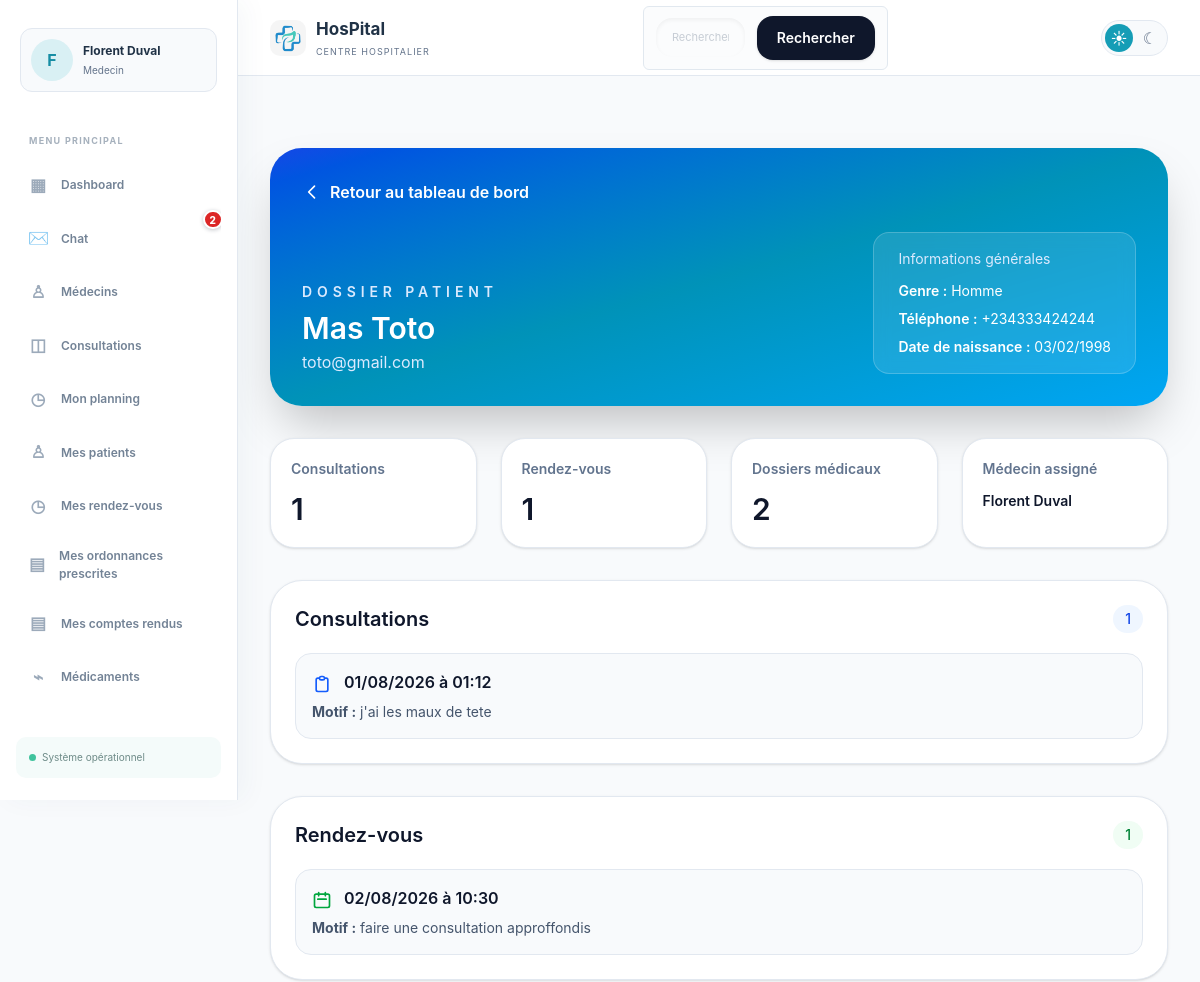
Before: /patient/5/ (signed in, upper part) with the older database file.
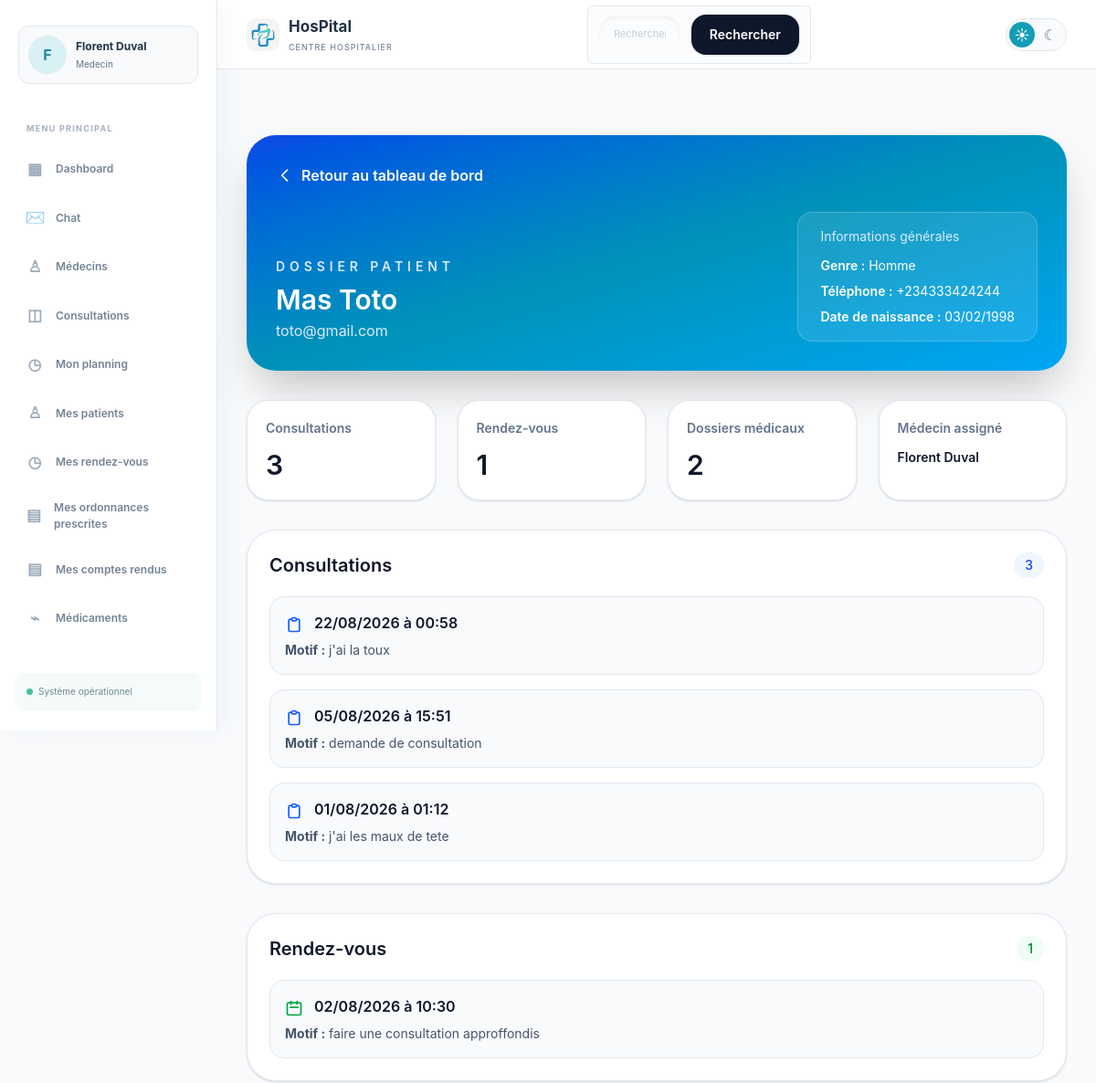
After: the same page with the newer database file.
### hopital/models.py (models this page shows, shortened)
class Consultation(models.Model):
    STATUS_CHOICES = [
        ('pending', 'En attente'),
        ('confirmed', 'Confirmée'),
        ('answered', 'Répondue'),
        ('rejected', 'Rejetée'),
    ]
    patient = models.ForeignKey(CustomUser, on_delete=models.CASCADE, related_name='consultations_patient')
    medecin = models.ForeignKey(CustomUser, on_delete=models.CASCADE, related_name='consultations_medecin')
    date_consultation = models.DateTimeField()
    motif = models.TextField()
    status = models.CharField(max_length=20, choices=STATUS_CHOICES, default='pending')
    reponse_medecin = models.TextField(blank=True, null=True)
    date_creation = models.DateTimeField(auto_now_add=True)

class RendezVous(models.Model):
    patient = models.ForeignKey(CustomUser, on_delete=models.CASCADE, related_name='rendez_vous_patient')
    medecin = models.ForeignKey(CustomUser, on_delete=models.CASCADE, related_name='rendez_vous_medecin')
    date_rendez_vous = models.DateTimeField()
    motif = models.TextField()

### hopital/views.py (the view, shortened to what this page needs)
# urls.py: path('patient/<int:patient_id>/', patient_detail, name='patient_detail'),
@login_required
def patient_detail(request, patient_id):
    if request.user.role != 'medecin':
        return redirect('hboard')
    patient = CustomUser.objects.filter(pk=patient_id, medecin_traitant=request.user).first()
    if not patient:
        return redirect('hboard')
    consultations = Consultation.objects.filter(patient=patient, medecin=request.user).order_by('-date_consultation')
    rendez_vous = RendezVous.objects.filter(patient=patient, medecin=request.user).order_by('-date_rendez_vous')
    dossiers = DossierMedical.objects.filter(patient=patient, medecin=request.user).order_by('-date_creation')
    context = {
        'patient': patient,
        'consultations': consultations,
        'rendez_vous': rendez_vous,
        'dossiers': dossiers,
    }
    return render(request, 'patient-detail.html', context)

### hopital/context_processors.py (called while the page is built)
def chat_notifications(request):
    if not request.user.is_authenticated:
        return {'unread_chat_count': 0}
    return {
        'unread_chat_count': ChatMessage.objects.filter(
            receiver=request.user,
            is_read=False,
        ).count(),
    }

### hopital/templates/patient-detail.html (shortened to what the changed rows need)
{% load static %}
<!DOCTYPE html>
<html lang="fr">
<head>
    <link rel="stylesheet" href="{% static 'css/hboard.css' %}">
    <script src="https://cdn.jsdelivr.net/npm/@tailwindcss/browser@4"></script>
    <link href="./output.css" rel="stylesheet">
</head>
<body class="min-h-screen bg-slate-50 text-slate-800">
    {% include 'header.html' %}
    <main class="mx-auto max-w-7xl px-6 py-10 lg:px-8">
        <section class="rounded-[2rem] bg-gradient-to-br from-blue-700 via-cyan-600 to-sky-500 mt-8 p-8 text-white shadow-2xl">
            <div class="flex flex-col gap-4 lg:flex-row lg:items-end lg:justify-between">
                <div>
                    <h1 class="mt-2 text-3xl font-semibold">{{ patient.prenom|default:'' }} {{ patient.nom|default:'' }}</h1>
                </div>
            </div>
        </section>
        <section class="mt-8 grid gap-6 md:grid-cols-4">
            <article class="rounded-3xl border border-slate-200 bg-white p-5 shadow-sm">
                <p class="text-sm font-semibold text-slate-500">Consultations</p>
                <p class="mt-3 text-3xl font-semibold text-slate-900">{{ consultations.count }}</p>
            </article>
        </section>
        <section class="mt-8 rounded-[2rem] border border-slate-200 bg-white p-6 shadow-sm">
            <div class="flex items-center justify-between gap-3">
                <h2 class="text-xl font-semibold text-slate-900">Consultations</h2>
                <span class="rounded-full bg-blue-50 px-3 py-1 text-sm font-medium text-blue-700">{{ consultations.count }}</span>
            </div>
            {% if consultations %}
            <div class="mt-5 space-y-4">
                {% for consultation in consultations %}
                <div class="rounded-2xl border border-slate-200 bg-slate-50 p-4 hover:border-slate-300 transition">
                    <div class="flex items-start justify-between gap-3">
                        <div>
                            <p class="font-semibold text-slate-900">
                                {{ consultation.date_consultation|date:"d/m/Y à H:i" }}
                            </p>
                            <p class="mt-2 text-sm text-slate-600"><strong>Motif :</strong> {{ consultation.motif }}</p>
                        </div>
                    </div>
                </div>
                {% endfor %}
            </div>
            {% else %}
            <p class="mt-4 text-sm text-slate-500">Aucune consultation enregistrée pour ce patient.</p>
            {% endif %}
        </section>
        <section class="mt-8 rounded-[2rem] border border-slate-200 bg-white p-6 shadow-sm">
            <div class="flex items-center justify-between gap-3">
                <h2 class="text-xl font-semibold text-slate-900">Rendez-vous</h2>
            </div>
            {% if rendez_vous %}
            <div class="mt-5 space-y-4">
                {% for rdv in rendez_vous %}
                <div class="rounded-2xl border border-slate-200 bg-slate-50 p-4 hover:border-slate-300 transition">
                    <div class="flex items-start justify-between gap-3">
                        <div>
                            <p class="font-semibold text-slate-900">
                                <svg class="inline-block w-5 h-5 mr-2 text-green-600" fill="none" stroke="currentColor" viewBox="0 0 24 24">
                                    <path stroke-linecap="round" stroke-linejoin="round" stroke-width="2" d="M8 7V3m8 4V3m-9 8h10M5 21h14a2 2 0 002-2V7a2 2 0 00-2-2H5a2 2 0 00-2 2v12a2 2 0 002 2z"></path>
                                </svg>
                                {{ rdv.date_rendez_vous|date:"d/m/Y à H:i" }}
                            </p>
                            <p class="mt-2 text-sm text-slate-600"><strong>Motif :</strong> {{ rdv.motif }}</p>
                        </div>
                    </div>
                </div>
                {% endfor %}
            </div>
            {% else %}
            <p class="mt-4 text-sm text-slate-500">Aucun rendez-vous enregistré pour ce patient.</p>
            {% endif %}
        </section>
    </main>
</body>
</html>

### hopital/templates/header.html (shortened to what the changed rows need)
{% load static %}
<aside class="app-sidebar" id="app-sidebar" data-app-sidebar>
    <nav class="app-sidebar-nav" aria-label="Navigation principale">
        <a class="app-nav-link chat-nav-link {% if request.resolver_match.url_name == 'chat_inbox' or request.resolver_match.url_name == 'chat_with_doctor' %}is-active{% endif %}" href="{% url 'chat_inbox' %}"><span class="chat-icon" aria-hidden="true">✉</span><span class="app-nav-link-label">Chat</span>{% if unread_chat_count %}<strong class="chat-unread-badge" aria-label="{{ unread_chat_count }} message(s) non lu(s)">{% if unread_chat_count > 99 %}99+{% else %}{{ unread_chat_count }}{% endif %}</strong>{% endif %}</a>
    </nav>
</aside>

Changed rows visible on the page:
added Consultation: date_consultation "22/08/2026 à 00:58", motif "j'ai la toux"
added Consultation: date_consultation "05/08/2026 à 15:51", motif "demande de consultation"
Other visible differences:
{{ consultations.count }}: "1" → "3"
{{ unread_chat_count }}: "2" → (not shown)
